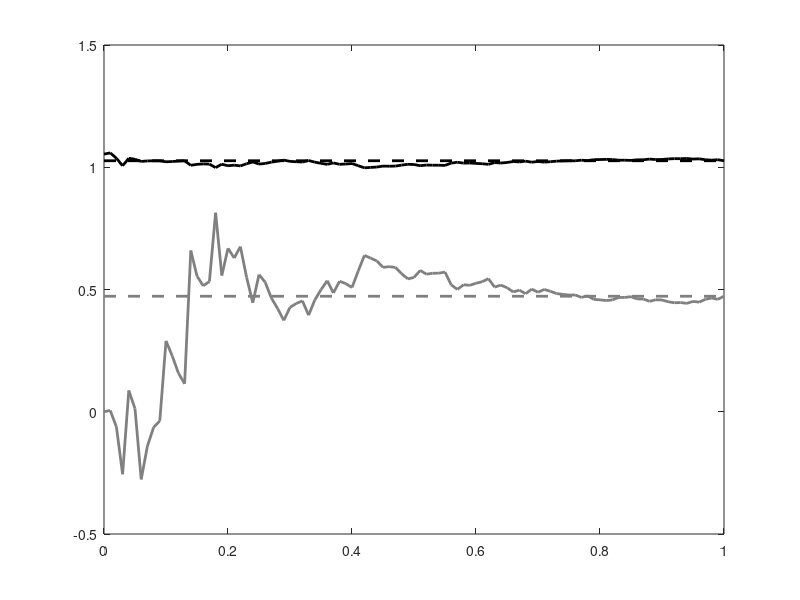

Recreate this plot in MATLAB. (Note: this script raises an error after producing the figure.)
%
% Batch and recursive linear regression. Uses
% cell evaluation.
%

%%
% Simulate data
%

  randn('state',12);
  dt = 0.01;
  sd = 0.1;
  t = (0:dt:1);
  x = 1 + 0.5*t;
  y = x + sd*randn(size(x));

  clf;
  h = plot(t,y,'.',t,x);
  
  axis([0 1 0.5 2]);
  
  set(h,'Markersize',7);
  set(h,'LineWidth',4);
  set(h(1),'Color',[0.0 0.0 0.0]);
  set(h(2),'Color',[0.7 0.7 0.7]);
  
  
  h = legend('Measurement','True Signal');
  xlabel('{\it t}');
  ylabel('{\it y}');

%%
% Batch linear regression
%
  m0 = [0;0];
  P0 = 1*eye(2);
  n  = length(y);
  % Hk = [1 tk]
  H  = [ones(length(t),1) t'];
  mb = inv(inv(P0) + 1/sd^2*H'*H)*(1/sd^2*H'*y'+inv(P0)*m0)
  Pb = inv(inv(P0) + 1/sd^2*H'*H);
  
  clf;
  h = plot(t,y,'.',t,x,t,mb(1)+mb(2)*t,'-');

  axis([0 1 0.5 2]);
  
  set(h,'Markersize',7);
  set(h(2),'LineWidth',4);
  set(h(3),'LineWidth',1.5);
  set(h(1),'Color',[0.0 0.0 0.0]);
  set(h(2),'Color',[0.7 0.7 0.7]);
  set(h(3),'Color',[0.0 0.0 0.0]);
  
  h = legend('Measurement','True Signal','Estimate');
  xlabel('{\it t}');
  ylabel('{\it y}');
  
%%
% Kalman filter
%
  m = m0;
  P = P0;
  MM = zeros(size(m0,1),length(y));
  PP = zeros(size(P0,1),size(P0,1),length(y));
  count = 0;
  for k=1:length(y)
      H = [1 t(k)];
      S = H*P*H'+sd^2;
      K = P*H'/S;
      m = m + K*(y(k)-H*m);
      P = P - K*S*K';
%      m = inv(inv(P) + 1/sd^2*H'*H)*(1/sd^2*H'*y(k)+inv(P)*m)
%      P = inv(inv(P) + 1/sd^2*H'*H);
      
      MM(:,k) = m;
      PP(:,:,k) = P;

      HH = [ones(length(t),1) t'];
      VV = diag(HH*P*HH');
      q1 = HH*m+1.96*sqrt(VV);
      q2 = HH*m-1.96*sqrt(VV);
      
      clf;
      p=patch([t fliplr(t)],[q1' fliplr(q2')],1);
      set(p,'FaceColor',[0 1 0])
      hold on;
      h = plot(t,y,'.',t,x,t,HH*m,'-',...
               t(1:k),y(1:k),'ko');

      axis([0 1 0.5 2]);
  
      set(h,'linewidth',2);
      set(h,'Markersize',10);
      set(h(2),'LineWidth',4);
      set(h(3),'LineWidth',1.5);
      set(h(4),'Markersize',10);
      grid on;
      
      pause(0.1);
      drawnow;
  end
  m

%%  
% Plot the evolution of estimates
%

  clf;
  h = plot(t,MM(1,:),'b-',[0 1],[mb(1) mb(1)],'b--',...
           t,MM(2,:),'r-',[0 1],[mb(2) mb(2)],'r--');
  
  set(h,'Markersize',10);
  set(h,'LineWidth',2);
  set(h(1),'Color',[0.0 0.0 0.0]);
  set(h(2),'Color',[0.0 0.0 0.0]);
  set(h(3),'Color',[0.5 0.5 0.5]);
  set(h(4),'Color',[0.5 0.5 0.5]);

  
  h = legend('Recursive E[ {\it\theta}_1 ]','Batch E[ {\it\theta}_1 ]',...
         'Recursive E[ {\it\theta}_2 ]','Batch E[ {\it\theta}_2 ]',4);
  
  xlabel('{\it t}');
  ylabel('{\it y}');

%%  
% Plot the evolution of variances
%

  clf;
  h = semilogy(t,squeeze(PP(1,1,:)),'b-',[0 1],[Pb(1,1) Pb(1,1)],'b--',...
               t,squeeze(PP(2,2,:)),'r-',[0 1],[Pb(2,2) Pb(2,2)],'r--');

  set(h,'Markersize',10);
  set(h,'LineWidth',2);
  set(h(1:2),'Color',[0.0 0.0 0.0]);
  set(h(3:4),'Color',[0.5 0.5 0.5]);
  
  h = legend('Recursive Var[ {\it\theta}_1 ]','Batch Var[ {\it\theta}_1 ]',...
         'Recursive Var[ {\it\theta}_2 ]','Batch Var[ {\it\theta}_2 ]');     
  
  xlabel('{\it t}');
  ylabel('{\it y}');
  grid on;
  
